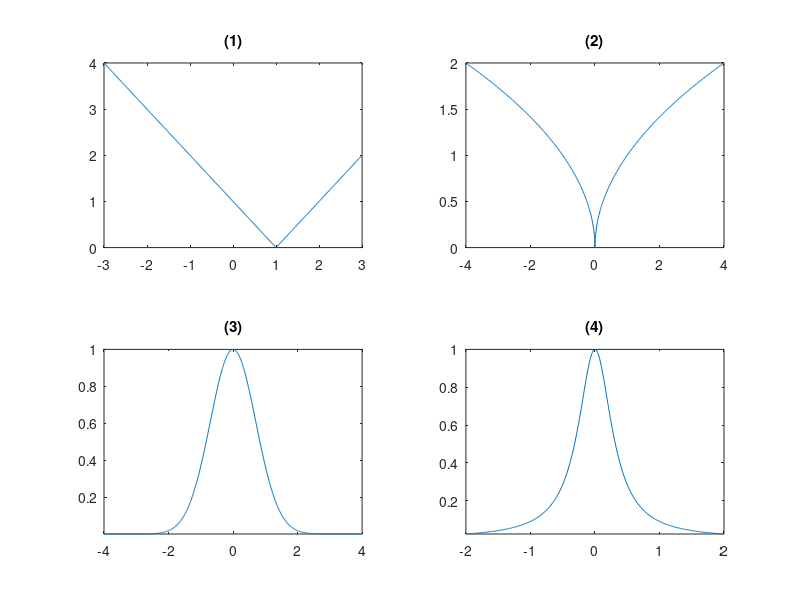

Reproduce this figure in MATLAB.
% assignment1_ex2

figure; % Open a new figure window.

%% i. f(x) = |x -1| for -3 <= x <= 3.
subplot(2, 2, 1) ;      % Make a subplot in a figure window .
x = -3:0.01:3;          % Construct a linearly - spaced vector x.
plot(x, abs(x - 1)) ;   % Plot the function f(x)
                        % over the specified domain x.
axis tight;             % Axis limits to the range of the data .
title ('(1)');

%% ii. f(x) = sqrt (|x|) for -4 <= x <= 4.
subplot(2, 2, 2);
x = -4:0.01:4;
plot(x, sqrt(abs(x)));
axis tight;
title('(2)');

%% iii. f(x) = exp( -x^2) for -4 <= x <= 4.
subplot(2, 2, 3);
x = -4:0.01:4;
plot(x, exp(-x.^2));
axis tight;
title('(3)');

%% iv. f(x) = 1/(10* x^2 + 1) for -2 <= x <= 2.
subplot(2, 2, 4);
x = -2:0.01:2;
plot(x, 1./(10 * x.^2 + 1));
axis tight;
title('(4)');